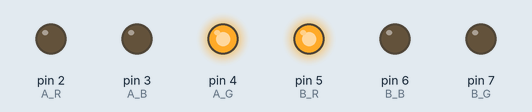
Bench run of a sketch on a simulated Arduino Uno, built with avr-gcc and run on an emulated ATmega328P. On the bench: output pins drawn as LEDs (lit = HIGH).

Above: at 5.0 s.
At 20.0 s:
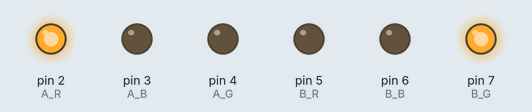
At 27.5 s:
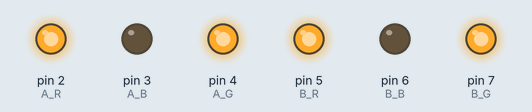
Timing chart, 0 to 39.0 s (numbered marks = the images above):
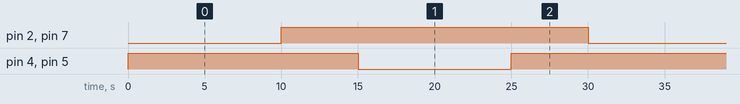

The sketch:

project_code.ino
```cpp
// Two-Way Traffic Light using 2 RGB LEDs (Common Cathode)
// One RGB LED = Direction A
// Another RGB LED = Direction B
// Yellow = Red + Green ON together

// ==== TIME SETTINGS (in milliseconds) ====
const unsigned long T_GREEN  = 10000; // 5 seconds green time
const unsigned long T_YELLOW = 5000; // 2 seconds yellow time

// ==== PIN MAPPING ====
// Direction A (First RGB LED)
const int A_R = 2;  // Red pin of LED A
const int A_G = 4;  // Green pin of LED A
const int A_B = 3;  // Blue pin of LED A (not used here)

// Direction B (Second RGB LED)
const int B_R = 5;  // Red pin of LED B
const int B_G = 7;  // Green pin of LED B
const int B_B = 6;  // Blue pin of LED B (not used here)

// === Helper: Turn ON or OFF any color ===
// For Common Cathode: HIGH = ON, LOW = OFF
void LED_ON (int pin)
{
  digitalWrite(pin, HIGH);
}
void LED_OFF(int pin)
{
  digitalWrite(pin, LOW);
}

// === Function to set color of one RGB LED ===
// r,g,b = 1 (ON) or 0 (OFF)
void setColor(int rPin, int gPin, int bPin, int r, int g, int b)
{
  if (r) LED_ON(rPin); else LED_OFF(rPin);
  if (g) LED_ON(gPin); else LED_OFF(gPin);
  if (b) LED_ON(bPin); else LED_OFF(bPin);
}

// === Shortcuts for each LED ===
void setA(int r, int g, int b)
{
  setColor(A_R, A_G, A_B, r, g, b);
}
void setB(int r, int g, int b)
{
  setColor(B_R, B_G, B_B, r, g, b);
}

// === Function to turn OFF both LEDs ===
void allOff() {

  setA(0,0,0);
  setB(0,0,0);
}

void setup() {

  // Define all pins as output
  pinMode(A_R, OUTPUT); pinMode(A_G, OUTPUT); pinMode(A_B, OUTPUT);
  pinMode(B_R, OUTPUT); pinMode(B_G, OUTPUT); pinMode(B_B, OUTPUT);

  allOff(); // Start with all LEDs OFF
}

void loop() {

  // STEP 1: Direction A = GREEN, Direction B = RED
  setA(0,1,0);  // A = Green
  setB(1,0,0);  // B = Red
  delay(T_GREEN);

  // STEP 2: Both = YELLOW
  setA(1,1,0);  // A = Yellow
  setB(1,1,0);  // B = Yellow
  delay(T_YELLOW);

  // STEP 3: Direction A = RED, Direction B = GREEN
  setA(1,0,0);  // A = Red
  setB(0,1,0);  // B = Green
  delay(T_GREEN);

  // STEP 4: Both = YELLOW
  setA(1,1,0);  // A = Yellow
  setB(1,1,0);  // B = Yellow
  delay(T_YELLOW);

  // Loop repeats
}
```

Measured:
- by itself, pin 2 (A_R), pin 7 (B_G): alternates HIGH for 20.0 s and LOW for 10.0 s
- by itself, pin 4 (A_G), pin 5 (B_R): repeats every 30.0 s: LOW 10.0 s, HIGH 20.0 s
- by itself, everything shown: repeats every 30.0 s, in 4 steps
